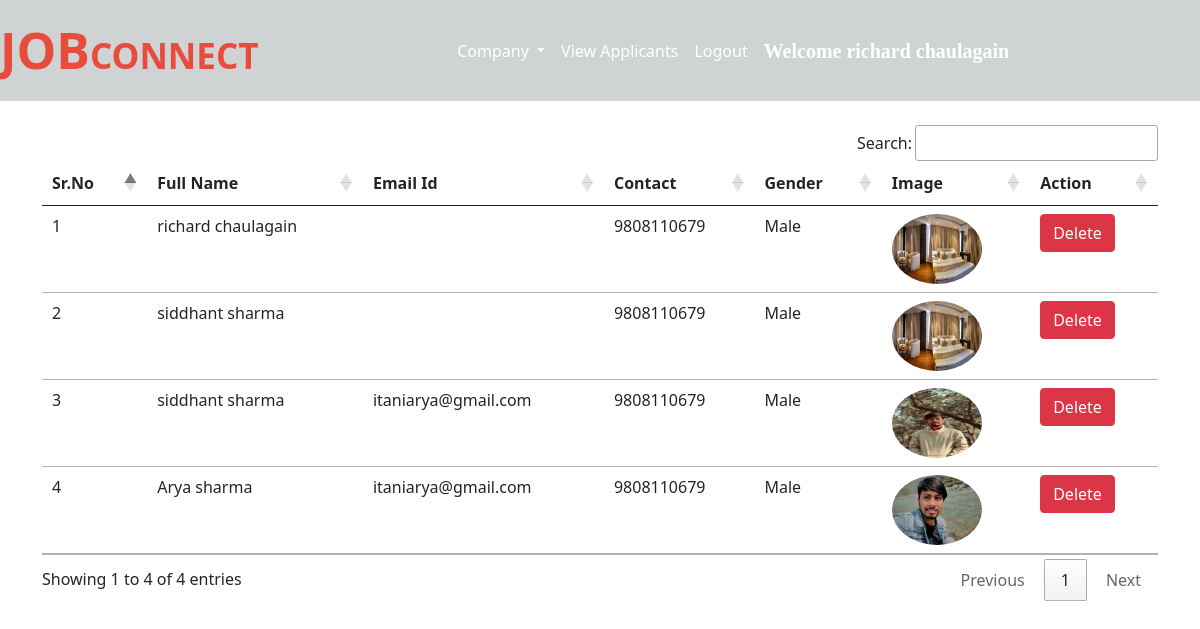
Screenshot of /view_applicants/ (signed in) with the database file from the repository.
### job/models.py (models this page shows, shortened)
class Applicant(models.Model):
    user = models.ForeignKey(User, on_delete=models.CASCADE)
    phone = models.CharField(max_length=10)
    image = models.ImageField(upload_to="")
    gender = models.CharField(max_length=10)
    type = models.CharField(max_length=15)

### job/views.py (the view)
# urls.py: path("view_applicants/", views.view_applicants, name="view_applicants"),
def view_applicants(request):
    if not request.user.is_authenticated:
        return redirect("/admin_login")
    applicants = Applicant.objects.all()
    return render(request, "view_applicants.html", {'applicants':applicants})

### job/templates/view_applicants.html (shortened to what this page needs)
{% extends 'admin_navbar.html' %}
{% block view_applicants %} active {% endblock %}
{% block body %}
<div class="container mt-4">
<table class="table table-hover" id="example">
    <thead>
        <tr>
            <th>Sr.No</th>
            <th>Full Name</th>
            <th>Email Id</th>
            <th>Contact</th>
            <th>Gender</th>
            <th>Image</th>
            <th>Action</th>
        </tr>
    </thead>
    <tbody>
        {% for applicant in applicants %}
        <tr>
            <td>{{forloop.counter}}</td>
            <td>{{applicant.user.get_full_name}}</td>
            <td>{{applicant.user.email}}</td>
            <td>{{applicant.phone}}</td>
            <td>{{applicant.gender}}</td>
            <td><img src="{{applicant.image.url}}" class="rounded-circle" width="90px" height="70px"></td>
            <td><a href="/delete_user/{{applicant.user.id}}/" class="btn btn-danger" onclick="return confirm('Are you sure you want to delete this applicant?')">Delete</a></td>
        </tr>
        {% endfor %}
    </tbody>
</table>
</div>
{% endblock %}

### job/templates/admin_navbar.html (shortened to what this page needs)
<!doctype html>
<html lang="en">
<head>
  <link href="https://cdn.jsdelivr.net/npm/bootstrap@5.0.2/dist/css/bootstrap.min.css" rel="stylesheet"
>
  <link rel="stylesheet" href="https://cdn.datatables.net/1.10.25/css/jquery.dataTables.min.css">
  <link rel="stylesheet" href="https://cdn.datatables.net/buttons/1.7.1/css/buttons.dataTables.min.css">
</head>
<body>
  <nav class="navbar navbar-expand-lg navbar-dark">
    <a class="navbar-brand" href="/"><span class="head1">JOB</span><span class="head2">CONNECT</span></a>
      <div class="container w-50">
      <div class="collapse navbar-collapse" id="navbarSupportedContent">
        <ul class="navbar-nav me-auto mb-2 mb-lg-0">
          <div class="collapse navbar-collapse" id="navbarNavDarkDropdown">
            <ul class="navbar-nav">
              <li class="nav-item dropdown">
                <a class="nav-link active dropdown-toggle" href="#" id="navbarDarkDropdownMenuLink" role="button" data-bs-toggle="dropdown" aria-expanded="false">
                  Company
                </a>
              </li>
            </ul>
          </div>
          <li class="nav-item">
            <a class="nav-link {% block view_applicants %} {% endblock %}" href="/view_applicants/">View Applicants</a>
          </li>
          <li class="nav-item">
            <a class="nav-link active" href="/logout/">Logout</a>
          </li>
        </ul>
        <a class="navbar-brand" style="font-weight: bold; font-family: 'Times New Roman', Times, serif;" href="#">Welcome {{request.user.get_full_name}}</a>
      </div>
      </div>
  </nav>
  {% block body %}
  {% endblock %}
</body>
</html>

### job/templates/admin_navbar.html (style rules this page uses)
.navbar { background-color: #D0D3D4; }
.head1 { color: #E74C3C; font-size: 50px; font-weight: bold; height: 50px; }
.head2 { color: #E74C3C; font-size: 35px; font-weight: bold; }

### rows the page displays
Applicant: user.get_full_name "richard chaulagain", phone "9808110679", gender "Male", image (picture)
Applicant: user.get_full_name "siddhant sharma", phone "9808110679", gender "Male", image (picture)
Applicant: user.get_full_name "siddhant sharma", user.email "itaniarya@gmail.com", phone "9808110679", gender "Male", image (picture)
Applicant: user.get_full_name "Arya sharma", user.email "itaniarya@gmail.com", phone "9808110679", gender "Male", image (picture)

### other values shown
{{ request.user.get_full_name }} "richard chaulagain"
